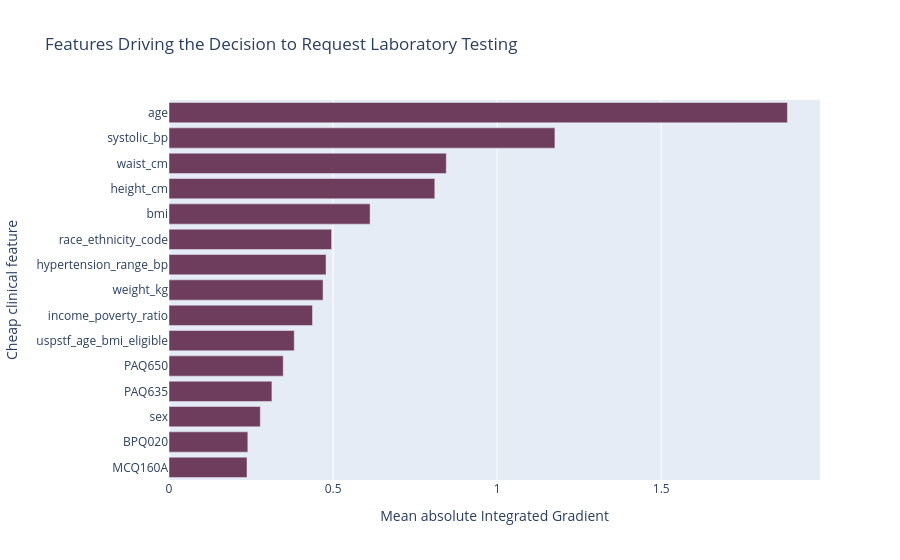

The notebook cell saved with this chart:
### Code cell
top_gate = (
    global_importance
    .nlargest(
        15,
        "gate_mean_abs_ig"
    )
    .sort_values(
        "gate_mean_abs_ig"
    )
)

fig = px.bar(
    top_gate,
    x="gate_mean_abs_ig",
    y="feature",
    orientation="h",

    title=(
        "Features Driving the Decision "
        "to Request Laboratory Testing"
    ),

    labels={
        "gate_mean_abs_ig":
        "Mean absolute Integrated Gradient",

        "feature":
        "Cheap clinical feature"
    },

    color_discrete_sequence=[
        PROJECT_COLORS[
            "purple_dark"
        ]
    ]
)

fig.show()

save_plotly(
    fig,
    "step13_defer_gate_integrated_gradients"
)

### Figure 1 — Plotly figure (JSON) as saved in the notebook; plotly's stock layout.template omitted (floating-point values rounded to 4 significant figures)
{"data": [{"hovertemplate": "Mean absolute Integrated Gradient=%{x}<br>Cheap clinical feature=%{y}<extra></extra>", "legendgroup": "", "marker": {"color": "#6E3C5D", "pattern": {"shape": ""}}, "name": "", "orientation": "h", "showlegend": false, "textposition": "auto", "type": "bar", "x": [0.2377, 0.2402, 0.2783, 0.3136, 0.3481, 0.3817, 0.4373, 0.4694, 0.4785, 0.4955, 0.6127, 0.81, 0.845, 1.176, 1.885], "xaxis": "x", "y": ["MCQ160A", "BPQ020", "sex", "PAQ635", "PAQ650", "uspstf_age_bmi_eligible", "income_poverty_ratio", "weight_kg", "hypertension_range_bp", "race_ethnicity_code", "bmi", "height_cm", "waist_cm", "systolic_bp", "age"], "yaxis": "y"}], "layout": {"barmode": "relative", "legend": {"tracegroupgap": 0}, "title": {"text": "Features Driving the Decision to Request Laboratory Testing"}, "xaxis": {"anchor": "y", "domain": [0, 1], "title": {"text": "Mean absolute Integrated Gradient"}}, "yaxis": {"anchor": "x", "domain": [0, 1], "title": {"text": "Cheap clinical feature"}}}}
